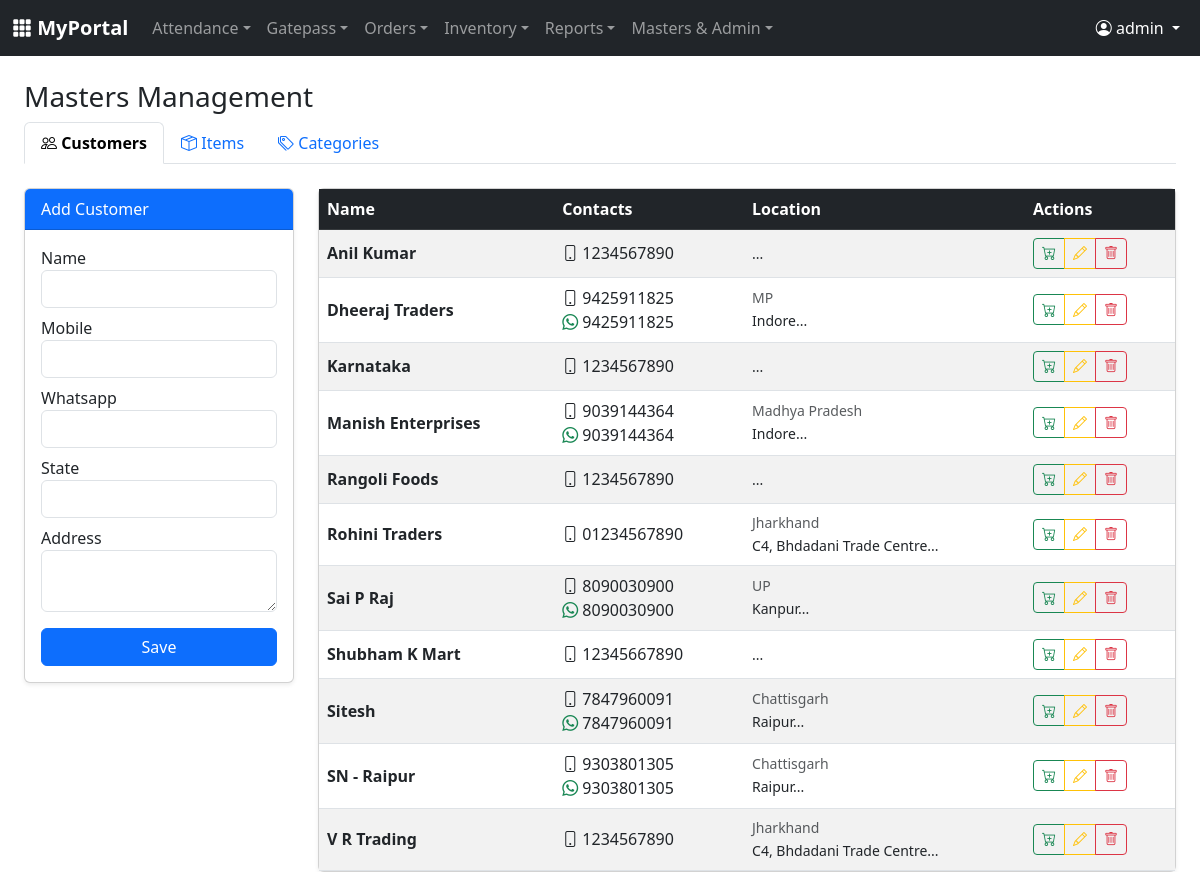
The app's page /oms_masters.php (signed in) with its own data.
### tables this page shows
CREATE TABLE `oms_customers` (
  `id` int NOT NULL,
  `name` varchar(100) NOT NULL,
  `mobile` varchar(15) NOT NULL,
  `whatsapp` varchar(15) DEFAULT NULL,
  `state` varchar(50) DEFAULT NULL,
  `address` text,
  `created_at` datetime DEFAULT CURRENT_TIMESTAMP
);

### config.php (called while the page is built, shortened)
<?php
if (!function_exists('hasPermission')) {
    function hasPermission($key) {
        if (isset($_SESSION['user_id']) && $_SESSION['user_id'] == 1) return true;
        return false;
    }
}
?>

### oms_masters.php (the view, shortened to what this page needs)
<?php
require_once 'config.php';
$can_cust = hasPermission('manage_oms_cust');
$can_item = hasPermission('manage_oms_item');
$active_tab = isset($_GET['tab']) ? $_GET['tab'] : ($can_cust ? 'customers' : 'items');
$c_id=0; $c_name=""; $c_mobile=""; $c_wa=""; $c_state=""; $c_addr=""; $edit_mode_c=false;
?>
<!DOCTYPE html>
<html>
<head>
    <link href="https://cdn.jsdelivr.net/npm/bootstrap@5.3.0/dist/css/bootstrap.min.css" rel="stylesheet">
    <link href="https://cdn.jsdelivr.net/npm/bootstrap-icons@1.10.0/font/bootstrap-icons.css" rel="stylesheet">
</head>
<body>
    <?php include 'navbar.php'; ?>
    <div class="container-fluid px-4">
        <h3>Masters Management</h3>
        <ul class="nav nav-tabs mb-4">
            <?php if($can_cust): ?>
                <li class="nav-item"><a class="nav-link <?php echo $active_tab=='customers'?'active fw-bold':''; ?>" href="?tab=customers"><i class="bi bi-people"></i> Customers</a></li>
            <?php endif; ?>
            <?php if($can_item): ?>
                <li class="nav-item"><a class="nav-link <?php echo $active_tab=='items'?'active fw-bold':''; ?>" href="?tab=items"><i class="bi bi-box-seam"></i> Items</a></li>
                <li class="nav-item"><a class="nav-link <?php echo $active_tab=='categories'?'active fw-bold':''; ?>" href="?tab=categories"><i class="bi bi-tags"></i> Categories</a></li>
            <?php endif; ?>
        </ul>
        <?php if($active_tab == 'customers' && $can_cust): ?>
            <div class="row">
                <div class="col-md-3">
                    <div class="card shadow-sm mb-4">
                        <div class="card-header <?php echo $edit_mode_c ? 'bg-warning text-dark' : 'bg-primary text-white'; ?>">
                            <?php echo $edit_mode_c ? "Edit Customer" : "Add Customer"; ?>
                        </div>
                        <div class="card-body">
                            <form method="post">
                                <div class="mb-2"><label>Name</label><input type="text" name="c_name" class="form-control" value="<?php echo $c_name; ?>" required></div>
                                <div class="mb-2"><label>Mobile</label><input type="text" name="c_mobile" class="form-control" value="<?php echo $c_mobile; ?>" required></div>
                                <div class="mb-2"><label>Whatsapp</label><input type="text" name="c_wa" class="form-control" value="<?php echo $c_wa; ?>"></div>
                                <div class="mb-2"><label>State</label><input type="text" name="c_state" class="form-control" value="<?php echo $c_state; ?>"></div>
                                <div class="mb-3"><label>Address</label><textarea name="c_addr" class="form-control" rows="2"><?php echo $c_addr; ?></textarea></div>
                                <button type="submit" name="save_customer" class="btn w-100 <?php echo $edit_mode_c ? 'btn-warning' : 'btn-primary'; ?>">
                                    <?php echo $edit_mode_c ? 'Update' : 'Save'; ?>
                                </button>
                            </form>
                        </div>
                    </div>
                </div>
                <div class="col-md-9">
                    <div class="card shadow-sm">
                        <div class="card-body p-0">
                            <table class="table table-striped table-hover mb-0 align-middle">
                                <thead class="table-dark">
                                    <tr>
                                        <th>Name</th>
                                        <th>Contacts</th>
                                        <th>Location</th>
                                        <th style="width: 150px;">Actions</th>
                                    </tr>
                                </thead>
                                <tbody>
                                    <?php $res = $conn->query("SELECT * FROM oms_customers ORDER BY name ASC");
                                    while($row=$res->fetch_assoc()): ?>
                                    <tr>
                                        <td class="fw-bold"><?php echo $row['name']; ?></td>
                                        <td>
                                            <i class="bi bi-phone"></i> <?php echo $row['mobile']; ?>
                                            <?php if($row['whatsapp']): ?><br><i class="bi bi-whatsapp text-success"></i> <?php echo $row['whatsapp']; ?><?php endif; ?>
                                        </td>
                                        <td>
                                            <small class="d-block text-muted"><?php echo $row['state']; ?></small>
                                            <small><?php echo substr($row['address'], 0, 30); ?>...</small>
                                        </td>
                                        <td>
                                            <div class="btn-group">
                                                <a href="oms_orders.php?customer_id=<?php echo $row['id']; ?>" class="btn btn-sm btn-outline-success" title="Add Order"><i class="bi bi-cart-plus"></i></a>
                                                <a href="?tab=customers&edit_cust=<?php echo $row['id']; ?>" class="btn btn-sm btn-outline-warning"><i class="bi bi-pencil"></i></a>
                                                <a href="?tab=customers&del_cust=<?php echo $row['id']; ?>" class="btn btn-sm btn-outline-danger" onclick="return confirm('Delete?');"><i class="bi bi-trash"></i></a>
                                            </div>
                                        </td>
                                    </tr>
                                    <?php endwhile; ?>
                                </tbody>
                            </table>
                        </div>
                    </div>
                </div>
            </div>
        <?php endif; ?>
    </div>
</body>
</html>

### records on screen
oms_customers: name "Anil Kumar", mobile "1234567890"
oms_customers: name "Dheeraj Traders", mobile "9425911825", whatsapp "9425911825", state "MP", address "Indore"
oms_customers: name "Karnataka", mobile "1234567890"
oms_customers: name "Manish Enterprises", mobile "9039144364", whatsapp "9039144364", state "Madhya Pradesh", address "Indore"
oms_customers: name "Rangoli Foods", mobile "1234567890"
oms_customers: name "Rohini Traders", mobile "01234567890", state "Jharkhand", address "C4, Bhdadani Trade Centre"
oms_customers: name "Sai P Raj", mobile "8090030900", whatsapp "8090030900", state "UP", address "Kanpur"
oms_customers: name "Shubham K Mart", mobile "12345667890"
oms_customers: name "Sitesh", mobile "7847960091", whatsapp "7847960091", state "Chattisgarh", address "Raipur"
oms_customers: name "SN - Raipur", mobile "9303801305", whatsapp "9303801305", state "Chattisgarh", address "Raipur"
oms_customers: name "V R Trading", mobile "1234567890", state "Jharkhand", address "C4, Bhdadani Trade Centre"

### other values on screen
$user_name "admin"
